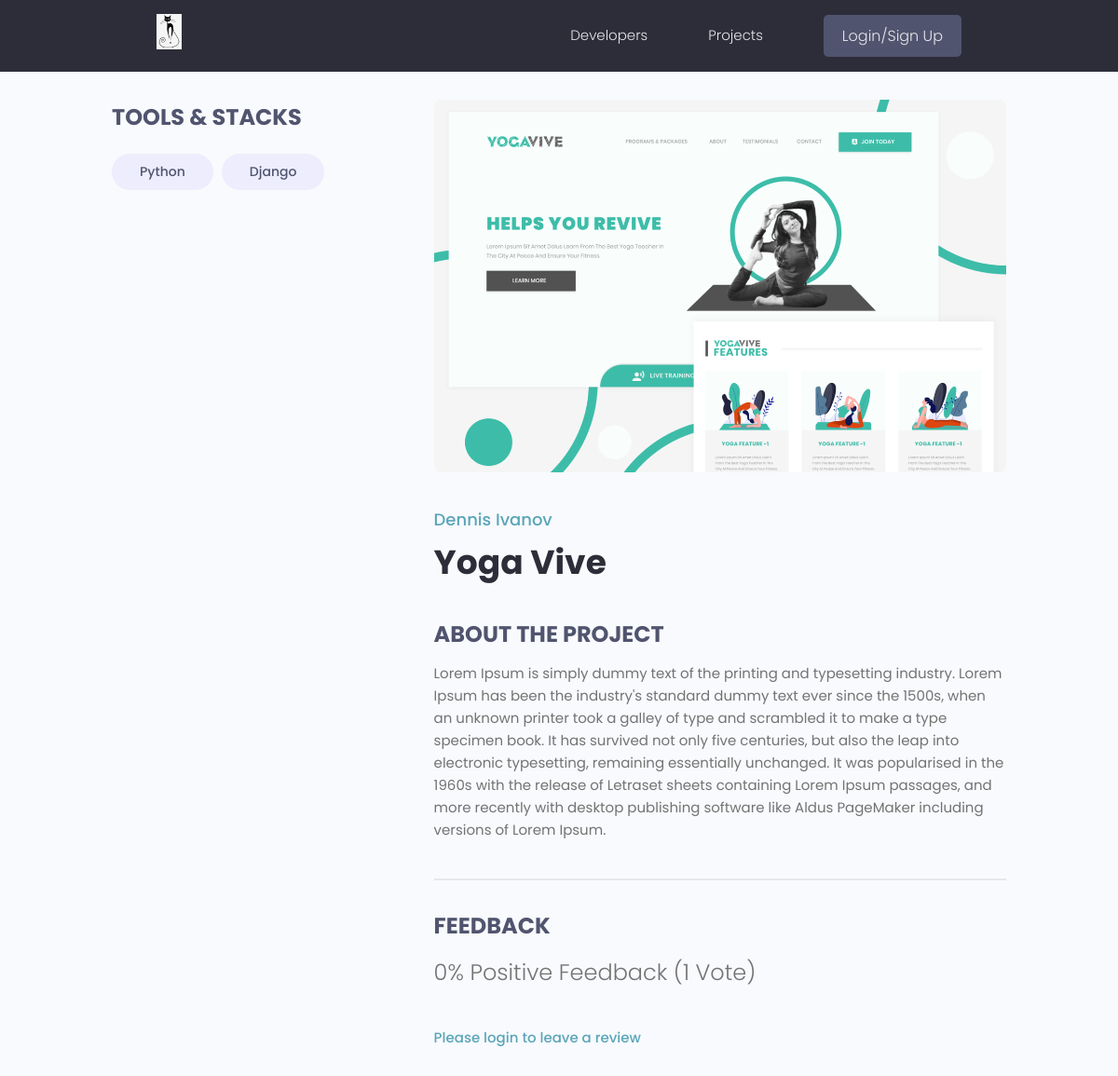
/projects/project/58af6f37-8e15-48d9-9727-89ab8f1d7a7a/, run on an earlier commit of the app's database.
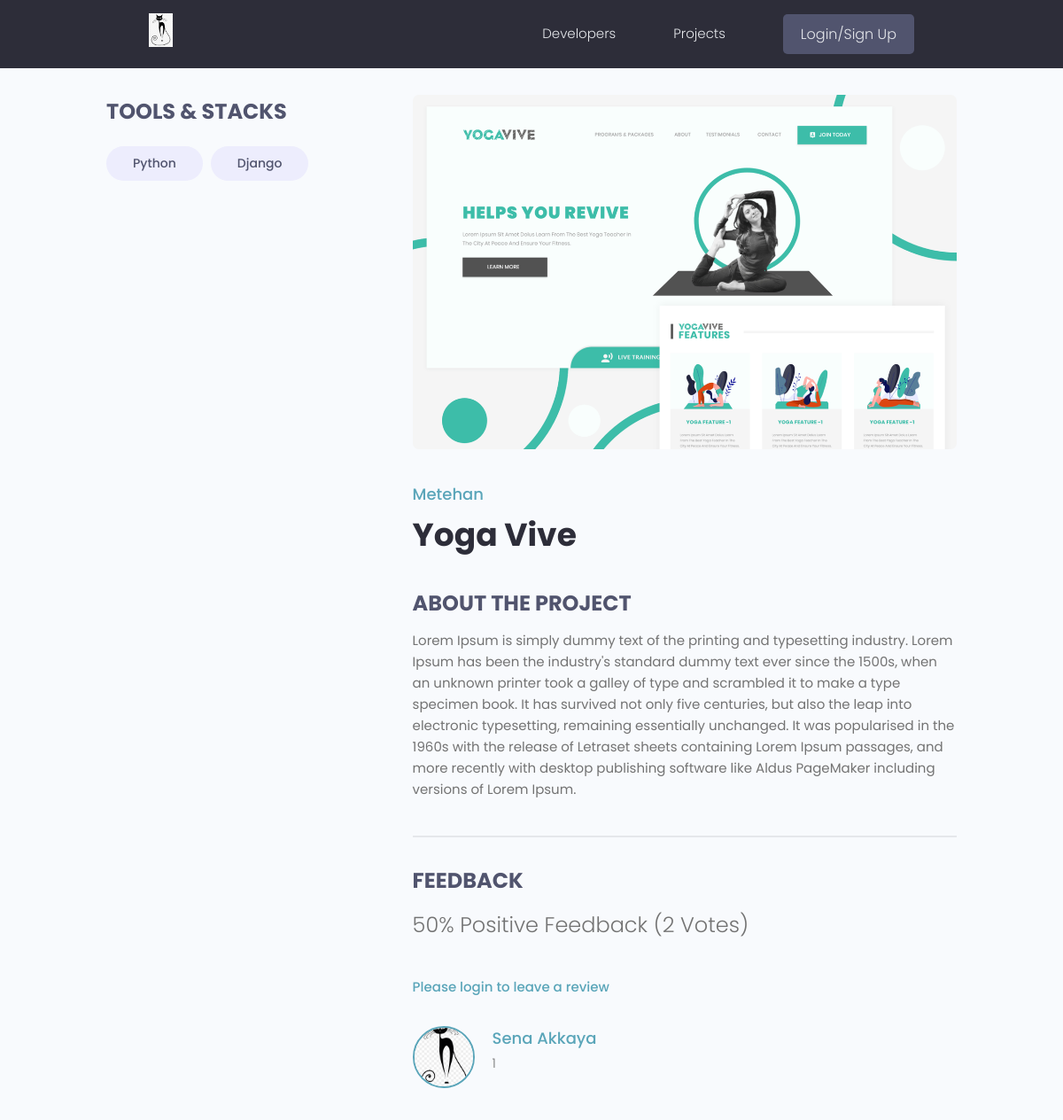
And on a later commit of the database.
### projects/models.py (models this page shows, shortened)
class Tag(models.Model):
    name = models.CharField(max_length=200)
    created = models.DateTimeField(auto_now_add=True)
    id = models.UUIDField(default=uuid.uuid4, unique=True,
                          primary_key=True, editable=False)
    def __str__(self):
        return self.name

class Project(models.Model):
    owner = models.ForeignKey(
        Profile, null=True, blank=True, on_delete=models.CASCADE)
    title = models.CharField(max_length=200)
    description = models.TextField(null=True, blank=True)
    featured_image = models.ImageField(
        null=True, blank=True, default="default.jpg")
    demo_link = models.CharField(max_length=2000, null=True, blank=True)
    source_link = models.CharField(max_length=2000, null=True, blank=True)
    tags = models.ManyToManyField('Tag', blank=True)
    vote_total = models.IntegerField(default=0, null=True, blank=True)
    vote_ratio = models.IntegerField(default=0, null=True, blank=True)
    created = models.DateTimeField(auto_now_add=True)
    id = models.UUIDField(default=uuid.uuid4, unique=True,
                          primary_key=True, editable=False)
    class Meta:
        ordering = ['-vote_ratio', '-vote_total', 'title']
    @property
    def imageURL(self):
        try:
            url = self.featured_image.url
        except:
            url = ''
        return url
    @property
    def reviewers(self):
        queryset = self.review_set.all().values_list('owner__id', flat=True)
        return queryset

class Review(models.Model):
    VOTE_TYPE = (
        ('up', 'Up Vote'),
        ('down', 'Down Vote'),
    )
    owner = models.ForeignKey(Profile, on_delete=models.CASCADE, null=True)
    project = models.ForeignKey(Project, on_delete=models.CASCADE)
    body = models.TextField(null=True, blank=True)
    value = models.CharField(max_length=200, choices=VOTE_TYPE)
    created = models.DateTimeField(auto_now_add=True)
    id = models.UUIDField(default=uuid.uuid4, unique=True,
                          primary_key=True, editable=False)
    class Meta:
        unique_together = [['owner', 'project']]

### users/models.py (models this page shows, shortened)
class Profile(models.Model):
    user = models.OneToOneField(
        User, on_delete=models.CASCADE, null=True, blank=True)
    name = models.CharField(max_length=200, blank=True, null=True)
    email = models.EmailField(max_length=500, blank=True, null=True)
    username = models.CharField(max_length=200, blank=True, null=True)
    location = models.CharField(max_length=200, blank=True, null=True)
    short_intro = models.CharField(max_length=200, blank=True, null=True)
    bio = models.TextField(blank=True, null=True)
    profile_image = models.ImageField(
        null=True, blank=True, upload_to='profiles/', default="profiles/user-default.png")
    social_github = models.CharField(max_length=200, blank=True, null=True)
    social_twitter = models.CharField(max_length=200, blank=True, null=True)
    social_linkedin = models.CharField(max_length=200, blank=True, null=True)
    social_youtube = models.CharField(max_length=200, blank=True, null=True)
    social_website = models.CharField(max_length=200, blank=True, null=True)
    created = models.DateTimeField(auto_now_add=True)
    id = models.UUIDField(default=uuid.uuid4, unique=True,
                          primary_key=True, editable=False)
    class Meta:
        ordering = ['created']

### projects/views.py (the view, shortened to what this page needs)
# urls.py: path('project/<str:pk>/', views.project, name="project"),
def project(request, pk):
    projectObj = Project.objects.get(id=pk)
    form = ReviewForm()
    return render(request, 'projects/single-project.html', {'project': projectObj, 'form': form})

### projects/templates/projects/single-project.html (shortened to what this page needs)
{% extends 'main.html' %}
{% block content %}
<main class="singleProject my-md">
    <div class="container">
        <div class="layout">
            <div class="column column--1of3">
                <h3 class="singleProject__subtitle">Tools & Stacks</h3>
                <div class="singleProject__toolStack">
                    {% for tag in project.tags.all %}
                    <span class="tag tag--pill tag--sub tag--lg">
                        <small>{{tag}}</small>
                    </span>
                    {% endfor %}
                </div>
            </div>
            <div class="column column--2of3">
                <img class="singleProject__preview" src="{{ project.imageURL }}" alt="portfolio thumbnail" />
                <a href="{% url 'user-profile' project.owner.id  %}"
                    class="singleProject__developer">{{project.owner.name}}</a>
                <h2 class="singleProject__title">{{project.title}}</h2>
                <h3 class="singleProject__subtitle">About the Project</h3>
                <div class="singleProject__info">
                    {{project.description}}
                </div>
                <div class="comments">
                    <h3 class="singleProject__subtitle">Feedback</h3>
                    <h5 class="project--rating">
                        {{project.vote_ratio}}% Positive Feedback ({{project.vote_total}}
                        Vote{{project.vote_total|pluralize:"s"}})
                    </h5>
                    {% if request.user.profile.id in project.reviewers %}
                    <p>You have already submitted your review for this project</p>
                    {% elif request.user.profile == project.owner %}
                    <p>You cannot review your own work</p>
                    {% else %}
                    <a href="{% url 'login' %}?next={{request.path}}">Please login to leave a review</a>
                    {% endif %}
                    <div class="commentList">
                        {% for review in project.review_set.all %}
                        {% if review.body %}
                        <div class="comment">
                            <a href="{% url 'user-profile' review.owner.id  %}">
                                <img class="avatar avatar--md" src="{{review.owner.profile_image.url}}" alt="user" />
                            </a>
                            <div class="comment__details">
                                <a href="{% url 'user-profile' review.owner.id  %}"
                                    class="comment__author">{{review.owner.name}}</a>
                                <p class="comment__info">{{review.body|linebreaksbr}}</p>
                            </div>
                        </div>
                        {% endif %}
                        {% endfor %}
                    </div>
                </div>
            </div>
        </div>
    </div>
</main>
{% endblock %}

What changed in the data, as far as the page shows it:
changed Project "Yoga Vive": owner.name "Dennis Ivanov" → "Metehan"; vote_ratio "0" → "50"; vote_total "1" → "2"
added Review: owner.profile_image (picture), owner.name "Sena Akkaya", body "1"
